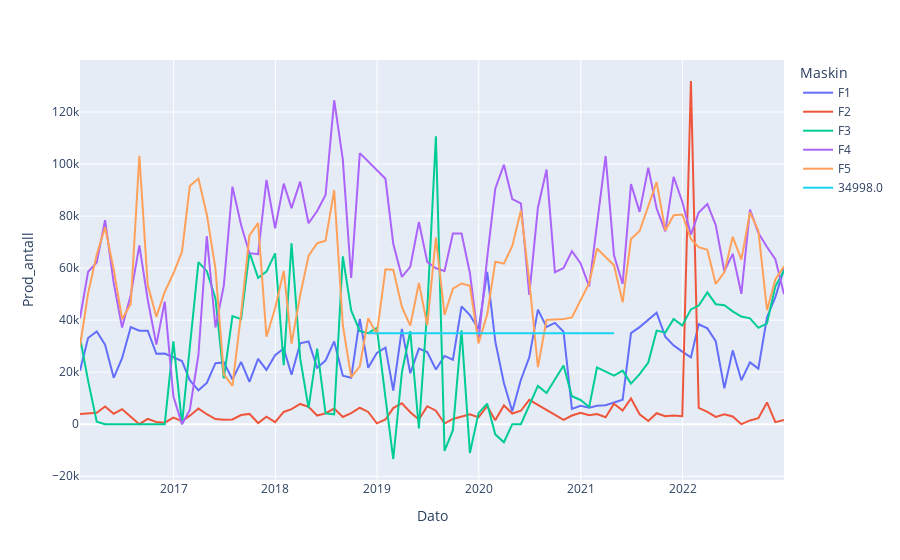

The cell this chart's notebook holds for it:
### Code cell
fig = px.line(df_prod_F_mach_prod_clean,y="Prod_antall",color="Maskin")
fig.show()
